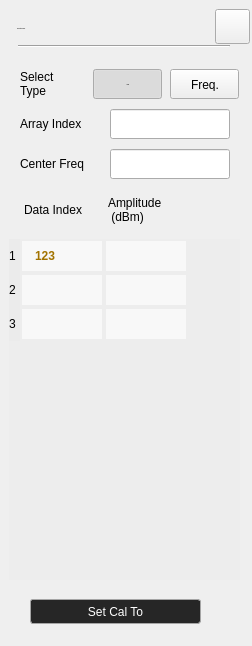
<?xml version="1.0" encoding="UTF-8"?>
<ui version="4.0">
 <class>Pm_Dialog_CalTable</class>
 <widget class="QWidget" name="Pm_Dialog_CalTable">
  <property name="geometry">
   <rect>
    <x>0</x>
    <y>0</y>
    <width>252</width>
    <height>646</height>
   </rect>
  </property>
  <property name="windowTitle">
   <string>Form</string>
  </property>
  <property name="styleSheet">
   <string notr="true">/***************indoor******************/
#Pm_Dialog_CalTable[status = &quot;indoor&quot;]
#widget
{
background-color:rgba(211,211,211,1);
}
#Pm_Dialog_CalTable[status = &quot;indoor&quot;]
#lblTitle
{
	font: 75 20px &quot;Arial&quot;;
	color:rgba(46,46,46,1);
	line-height:23px;
	font-weight:bold;
}
#Pm_Dialog_CalTable[status = &quot;indoor&quot;]
#pb_cancel
{
border-style:flat;
background-color:rgba(0,0,0,0);
background-image: url(:/pm/image/btn_close_normal.png);
}
#Pm_Dialog_CalTable[status = &quot;indoor&quot;]
#pb_cancel:pressed
{
background-image: url(:/pm/image/btn_close_click.png);
}
#Pm_Dialog_CalTable[status = &quot;indoor&quot;]
#line
{
	background-color:rgba(46,46,46,1);
}
#Pm_Dialog_CalTable[status = &quot;indoor&quot;]
#QPushButton
{
	background-color:black;
	color:rgb(130, 130, 130);
	border-style:flat;
	font: 75 10pt &quot;Arial&quot;;
	font-weight:bold;
}
#Pm_Dialog_CalTable[status = &quot;indoor&quot;]
#widget&gt;QLabel
{
font: 75 13px &quot;Arial&quot;;
}
#Pm_Dialog_CalTable[status = &quot;indoor&quot;]
#Pm_LineEdit
{
	background-color:rgba(255,255,255,0.6);
	color:rgba(162, 115, 0,1);
	padding:8px 8px 7px 10px ;
	font: 75 13px &quot;Arial&quot;;
	font-weight:bold;
}
#Pm_Dialog_CalTable[status = &quot;indoor&quot;]
#Pm_LineEdit:focus
{
  outline: none;
  border:2px solid rgba(162,115,0,1);
}

#Pm_Dialog_CalTable[status  =  &quot;indoor&quot;] #widget&gt;QPushButton
{
        color:rgba(123, 123, 123,1);
        font: 75 13px &quot;Arial&quot;;
        border-style:flat;
        font-weight:bold;
}
#Pm_Dialog_CalTable[status  =  &quot;indoor&quot;] #widget&gt;QPushButton:checked
{
        color:rgba(87, 87, 87,1);
}
#Pm_Dialog_CalTable[status  =  &quot;indoor&quot;] #pb_arrayNo:checked
{
        padding: 8px 14px 7px 15px;
        background-image: url(:/pm/image/fre_checked_left.png);
}
#Pm_Dialog_CalTable[status  =  &quot;indoor&quot;] #pb_arrayNo:!checked
{
        padding: 8px 14px 7px 15px;
        background-image: url(:/pm/image/fre_checked_right.png);
}

#Pm_Dialog_CalTable[status  =  &quot;indoor&quot;] #pb_arrayFreq:checked
{
padding: 8px 5px 7px 6px;
        background-image: url(:/pm/image/fre_checked_right.png);
        background-position:right;
}

#Pm_Dialog_CalTable[status  =  &quot;indoor&quot;] #pb_arrayFreq:!checked
{
padding: 8px 5px 7px 6px;
        background-image: url(:/pm/image/fre_checked_left.png);
        background-position:right;
}
/***************outdoor******************/
#Pm_Dialog_CalTable[status = &quot;outdoor&quot;]
#widget
{
background-color:rgba(211,211,211,1);
}
#Pm_Dialog_CalTable[status = &quot;outdoor&quot;]
#lblTitle
{
	font: 75 20px &quot;Arial&quot;;
	color:rgba(46,46,46,1);
	line-height:23px;
	font-weight:bold;
}
#Pm_Dialog_CalTable[status = &quot;outdoor&quot;]
#pb_cancel
{
border-style:flat;
background-color:rgba(0,0,0,0);
background-image: url(:/pm/image/btn_close_normal.png);
}
#Pm_Dialog_CalTable[status = &quot;outdoor&quot;]
#pb_cancel:pressed
{
background-image: url(:/pm/image/btn_close_click.png);
}
#Pm_Dialog_CalTable[status = &quot;outdoor&quot;]
#line
{
	background-color:rgba(46,46,46,1);
}

#Pm_Dialog_CalTable[status = &quot;outdoor&quot;]
#widget&gt;QLabel
{
font: 75 13px &quot;Arial&quot;;
}
#Pm_Dialog_CalTable[status = &quot;outdoor&quot;]
#Pm_LineEdit
{
	background-color:rgba(255,255,255,0.6);
	color:rgba(162, 115, 0,1);
	padding:8px 8px 7px 10px ;
	font: 75 13px &quot;Arial&quot;;
	font-weight:bold;
}
#Pm_Dialog_CalTable[status = &quot;outdoor&quot;]
#Pm_LineEdit:focus
{
  outline: none;
  border:2px solid rgba(162,115,0,1);
}
#Pm_Dialog_CalTable[status  =  &quot;outdoor&quot;] #widget&gt;QPushButton
{
        color:rgba(123, 123, 123,1);
        font: 75 13px &quot;Arial&quot;;
        border-style:flat;
        font-weight:bold;
}
#Pm_Dialog_CalTable[status  =  &quot;outdoor&quot;] #widget&gt;QPushButton:checked
{
        color:rgba(87, 87, 87,1);
}
#Pm_Dialog_CalTable[status  =  &quot;outdoor&quot;] #pb_arrayNo:checked
{
        padding: 8px 14px 7px 15px;
        background-image: url(:/pm/image/fre_checked_left.png);
}
#Pm_Dialog_CalTable[status  =  &quot;outdoor&quot;] #pb_arrayNo:!checked
{
        padding: 8px 14px 7px 15px;
        background-image: url(:/pm/image/fre_checked_right.png);
}

#Pm_Dialog_CalTable[status  =  &quot;outdoor&quot;] #pb_arrayFreq:checked
{
padding: 8px 5px 7px 6px;
        background-image: url(:/pm/image/fre_checked_right.png);
        background-position:right;
}

#Pm_Dialog_CalTable[status  =  &quot;outdoor&quot;] #pb_arrayFreq:!checked
{
padding: 8px 5px 7px 6px;
        background-image: url(:/pm/image/fre_checked_left.png);
        background-position:right;
}
/***************night******************/
#Pm_Dialog_CalTable[status = &quot;night&quot;]
#widget
{
background-color:rgba(208,182,139,0.9);
}
#Pm_Dialog_CalTable[status = &quot;night&quot;]
#lblTitle
{
	font: 75 20px &quot;Arial&quot;;
	color:rgba(46,46,46,1);
	line-height:23px;
	font-weight:bold;
}
#Pm_Dialog_CalTable[status = &quot;night&quot;]
#pb_cancel
{
border-style:flat;
background-color:rgba(0,0,0,0);
border-image: url(:/pm/image/night/btn_close_normal.png);
}
#Pm_Dialog_CalTable[status = &quot;night&quot;]
#pb_cancel:pressed
{
border-image: url(:/pm/image/night/btn_close_click.png);
}
#Pm_Dialog_CalTable[status = &quot;night&quot;]
#line
{
	background-color:rgba(46,46,46,1);
}
 
#Pm_Dialog_CalTable[status = &quot;night&quot;]
#widget&gt;QLabel
{
font: 75 13px &quot;Arial&quot;;
}
#Pm_Dialog_CalTable[status = &quot;night&quot;]
#Pm_LineEdit
{
	background-color:rgba(255,255,255,0.6);
	color:rgba(162, 115, 0,1);
	padding:8px 8px 7px 10px ;
	font: 75 13px &quot;Arial&quot;;
	font-weight:bold;
}
#Pm_Dialog_CalTable[status = &quot;night&quot;]
#Pm_LineEdit:focus
{
  outline: none;
  border:2px solid rgba(162,115,0,1);
} 
#Pm_Dialog_CalTable[status  =  &quot;night&quot;] #widget&gt;QPushButton
{
        color:rgba(123, 123, 123,1);
        font: 75 13px &quot;Arial&quot;;
        border-style:flat;
        font-weight:bold;
}
#Pm_Dialog_CalTable[status  =  &quot;night&quot;] #widget&gt;QPushButton:checked
{
        color:rgba(87, 87, 87,1);
}

#Pm_Dialog_CalTable[status  =  &quot;night&quot;] #pb_arrayNo:checked
{
        padding: 8px 14px 7px 15px;
        background-image: url(:/pm/image/fre_checked_left.png);
}
#Pm_Dialog_CalTable[status  =  &quot;night&quot;] #pb_arrayNo:!checked
{
        padding: 8px 14px 7px 15px;
        background-image: url(:/pm/image/fre_checked_right.png);
}

#Pm_Dialog_CalTable[status  =  &quot;night&quot;] #pb_arrayFreq:checked
{
padding: 8px 5px 7px 6px;
        background-image: url(:/pm/image/fre_checked_right.png);
        background-position:right;
}

#Pm_Dialog_CalTable[status  =  &quot;night&quot;] #pb_arrayFreq:!checked
{
padding: 8px 5px 7px 6px;
        background-image: url(:/pm/image/fre_checked_left.png);
        background-position:right;
}
 </string>
  </property>
  <property name="status" stdset="0">
   <string>night</string>
  </property>
  <widget class="QWidget" name="widget" native="true">
   <property name="geometry">
    <rect>
     <x>0</x>
     <y>-1</y>
     <width>252</width>
     <height>646</height>
    </rect>
   </property>
   <widget class="QLabel" name="lblTitle">
    <property name="geometry">
     <rect>
      <x>17</x>
      <y>19</y>
      <width>161</width>
      <height>22</height>
     </rect>
    </property>
    <property name="font">
     <font>
      <family>Arial</family>
      <pointsize>-1</pointsize>
      <weight>75</weight>
      <italic>false</italic>
      <bold>true</bold>
     </font>
    </property>
    <property name="styleSheet">
     <string notr="true">#lblTitle
{
	font: 75 20px &quot;Arial&quot;;
	color:rgba(46,46,46,1);
	line-height:23px;
	font-weight:bold;
}</string>
    </property>
    <property name="text">
     <string>Calibration Power</string>
    </property>
   </widget>
   <widget class="Line" name="line">
    <property name="geometry">
     <rect>
      <x>18</x>
      <y>46</y>
      <width>212</width>
      <height>2</height>
     </rect>
    </property>
    <property name="orientation">
     <enum>Qt::Horizontal</enum>
    </property>
   </widget>
   <widget class="QPushButton" name="pb_cancel">
    <property name="geometry">
     <rect>
      <x>215</x>
      <y>10</y>
      <width>35</width>
      <height>35</height>
     </rect>
    </property>
    <property name="styleSheet">
     <string notr="true"/>
    </property>
    <property name="text">
     <string/>
    </property>
   </widget>
   <widget class="QPushButton" name="pb_setCalTo">
    <property name="geometry">
     <rect>
      <x>30</x>
      <y>600</y>
      <width>171</width>
      <height>25</height>
     </rect>
    </property>
    <property name="styleSheet">
     <string notr="true">QPushButton
{
	color:white;
	background:rgba(38,38,38,1);
	box-shadow:0px 2px 0px 0px rgba(255,255,255,0.5),0px -2px 0px 0px 	rgba(0,0,0,0.5),-1px 0px 0px 0px rgba(0,0,0,1);
	border-radius:3px;
	border:1px solid rgba(165,165,165,1);
}

QPushButton:pressed
{
	color:white;
	background:rgba(223,172,38,1);
	box-shadow:0px 2px 0px 0px rgba(255,255,255,0.5),0px -2px 0px 0px rgba(0,0,0,0.5),-1px 0px 0px 0px rgba(0,0,0,1);
	border-radius:3px;
	border:1px solid rgba(165,165,165,1);
}</string>
    </property>
    <property name="text">
     <string>Set Cal To</string>
    </property>
   </widget>
   <widget class="Pm_TableWidget" name="tableWidget">
    <property name="geometry">
     <rect>
      <x>9</x>
      <y>240</y>
      <width>231</width>
      <height>341</height>
     </rect>
    </property>
    <property name="styleSheet">
     <string notr="true">
QTableWidget QHeaderView { 
	font:75 13px  &quot;Arial&quot;;
    text-align:left;
	border-style:flat;
	background-color:rgba(255,0,0,0);
}	
QTableWidget QHeaderView::section::item { 
	text-align:left;
	border-style:flat;
	background-color:rgba(211,211,211,0.1);
}	
QTableWidget
{
	font: 75 13px &quot;Arial&quot;;
	font-weight:bold;		
	background-color:rgba(211,211,211,0.1);
	border-style:flat;
	outline:0px;
}

QTableWidget::item
{
	border-style:flat;
	color:rgba(162, 115, 0, 1);
	padding-left:10px;
	margin:2px 2px 2px 2px;
	background-color:rgba(255,255,255,0.6);
}

QScrollBar:vertical {
	background-color:rgba(145, 145, 145, 1);
	width:14px;
	border-radius:6px; 
}
QScrollBar::handle:vertical {
	border:2px solid rgba(145, 145, 145, 1);
	background-color:rgba(235, 235, 235, 1);
	width:8px;
	border-radius:6px; 
}
QScrollBar::add-line:vertical {
	height:0px;
	subcontrol-position:bottom;
	subcontrol-origin:margin;
}
QScrollBar::sub-line:vertical {
	height:0px;
	subcontrol-position:top;
	subcontrol-origin:margin;
}



</string>
    </property>
    <property name="showGrid">
     <bool>false</bool>
    </property>
    <property name="rowCount">
     <number>3</number>
    </property>
    <property name="columnCount">
     <number>2</number>
    </property>
    <attribute name="horizontalHeaderVisible">
     <bool>false</bool>
    </attribute>
    <attribute name="horizontalHeaderDefaultSectionSize">
     <number>84</number>
    </attribute>
    <attribute name="horizontalHeaderStretchLastSection">
     <bool>false</bool>
    </attribute>
    <attribute name="verticalHeaderDefaultSectionSize">
     <number>34</number>
    </attribute>
    <row/>
    <row/>
    <row/>
    <column/>
    <column/>
    <item row="0" column="0">
     <property name="text">
      <string>123</string>
     </property>
    </item>
   </widget>
   <widget class="QLabel" name="labelIndex">
    <property name="geometry">
     <rect>
      <x>24</x>
      <y>190</y>
      <width>81</width>
      <height>41</height>
     </rect>
    </property>
    <property name="text">
     <string>Data Index</string>
    </property>
   </widget>
   <widget class="QLabel" name="label_2">
    <property name="geometry">
     <rect>
      <x>108</x>
      <y>190</y>
      <width>101</width>
      <height>41</height>
     </rect>
    </property>
    <property name="text">
     <string>Amplitude
 (dBm)</string>
    </property>
   </widget>
   <widget class="QLabel" name="labelArray">
    <property name="geometry">
     <rect>
      <x>20</x>
      <y>110</y>
      <width>81</width>
      <height>30</height>
     </rect>
    </property>
    <property name="text">
     <string>Array Index</string>
    </property>
   </widget>
   <widget class="QPushButton" name="pb_arrayNo">
    <property name="geometry">
     <rect>
      <x>93</x>
      <y>70</y>
      <width>69</width>
      <height>30</height>
     </rect>
    </property>
    <property name="font">
     <font>
      <family>Arial</family>
      <pointsize>-1</pointsize>
      <weight>75</weight>
      <italic>false</italic>
      <bold>true</bold>
     </font>
    </property>
    <property name="styleSheet">
     <string notr="true">#pb_arrayNo:checked
{
	padding: 8px 14px 7px 15px;
	background-image: url(:/pm/image/fre_checked_left.png);
}
#pb_arrayNo:!checked
{
padding: 8px 14px 7px 15px;
	background-image: url(:/pm/image/fre_checked_right.png);
}
</string>
    </property>
    <property name="text">
     <string>Array</string>
    </property>
    <property name="checkable">
     <bool>true</bool>
    </property>
    <property name="checked">
     <bool>true</bool>
    </property>
    <attribute name="buttonGroup">
     <string notr="true">buttonTypeGroup</string>
    </attribute>
   </widget>
   <widget class="QPushButton" name="pb_arrayFreq">
    <property name="geometry">
     <rect>
      <x>170</x>
      <y>70</y>
      <width>69</width>
      <height>30</height>
     </rect>
    </property>
    <property name="styleSheet">
     <string notr="true">#pb_arrayFreq:checked
{
	padding: 8px 5px 7px 6px;
	background-image: url(:/pm/image/fre_checked_right.png);
	background-position:right;
}

#pb_arrayFreq:!checked
{
padding: 8px 5px 7px 6px;
	background-image: url(:/pm/image/fre_checked_left.png);
	background-position:right;
}</string>
    </property>
    <property name="text">
     <string>Freq.</string>
    </property>
    <property name="checkable">
     <bool>true</bool>
    </property>
    <attribute name="buttonGroup">
     <string notr="true">buttonTypeGroup</string>
    </attribute>
   </widget>
   <widget class="QLabel" name="labelSelectType">
    <property name="geometry">
     <rect>
      <x>20</x>
      <y>70</y>
      <width>71</width>
      <height>30</height>
     </rect>
    </property>
    <property name="text">
     <string>Select 
Type</string>
    </property>
    <property name="buddy">
     <cstring>pb_arrayNo</cstring>
    </property>
   </widget>
   <widget class="QLabel" name="labelFreq">
    <property name="geometry">
     <rect>
      <x>20</x>
      <y>150</y>
      <width>81</width>
      <height>30</height>
     </rect>
    </property>
    <property name="text">
     <string>Center Freq</string>
    </property>
   </widget>
   <widget class="Pm_LineEdit" name="leFreq">
    <property name="geometry">
     <rect>
      <x>110</x>
      <y>150</y>
      <width>120</width>
      <height>30</height>
     </rect>
    </property>
   </widget>
   <widget class="Pm_LineEdit" name="leArrayIndex">
    <property name="geometry">
     <rect>
      <x>110</x>
      <y>110</y>
      <width>120</width>
      <height>30</height>
     </rect>
    </property>
    <property name="styleSheet">
     <string notr="true"/>
    </property>
    <property name="text">
     <string/>
    </property>
    <property name="maxLength">
     <number>13124124</number>
    </property>
    <property name="readOnly">
     <bool>true</bool>
    </property>
   </widget>
  </widget>
 </widget>
 <customwidgets>
  <customwidget>
   <class>Pm_LineEdit</class>
   <extends>QLineEdit</extends>
   <header location="global">Pm_lineedit.h</header>
   <slots>
    <signal>clicked()</signal>
   </slots>
  </customwidget>
  <customwidget>
   <class>Pm_TableWidget</class>
   <extends>QTableWidget</extends>
   <header location="global">pm_tablewidget.h</header>
  </customwidget>
 </customwidgets>
 <resources/>
 <connections/>
 <buttongroups>
  <buttongroup name="buttonTypeGroup"/>
 </buttongroups>
</ui>
